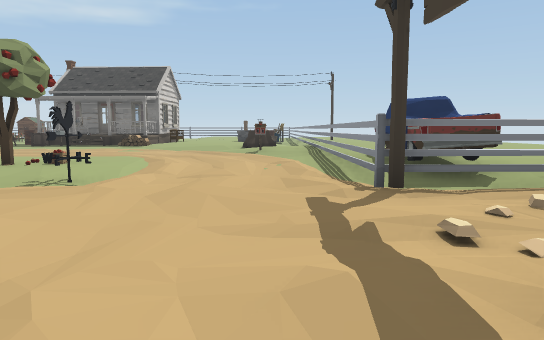
[1] (above)

24 first-person views from a walk through a scene from a Unity 3-D project. The camera is 1.3 m above the floor, tilts 6° down and sees 70° across. The floor is counted in squares, 2 m on a side. Each view is taken from the middle of a square. On the plan, view 1 faces up. The plan holds only what a view shows up to about 11 squares ahead; the rest is blank. The place goes on beyond the plan. Door leaves are left out, so doorways stand open.

[2]
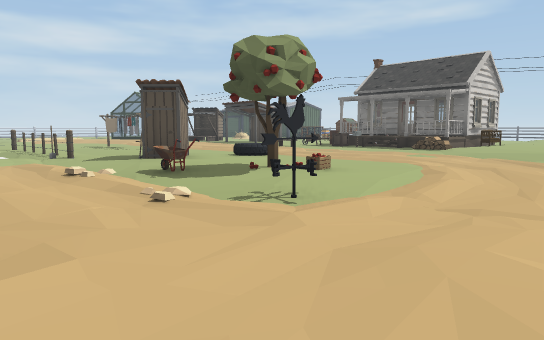

[3]
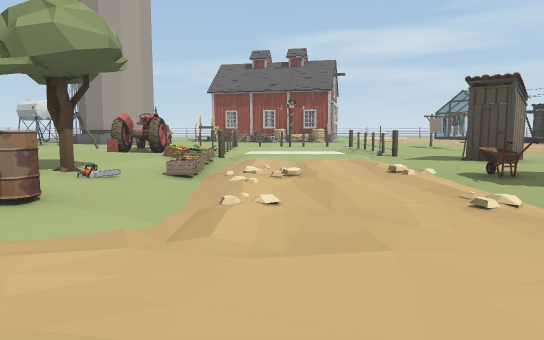

[4]
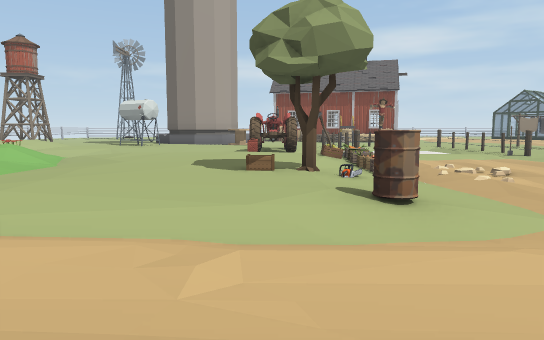

[5]
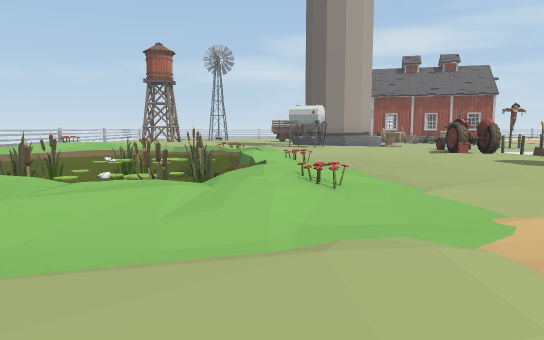

[6]
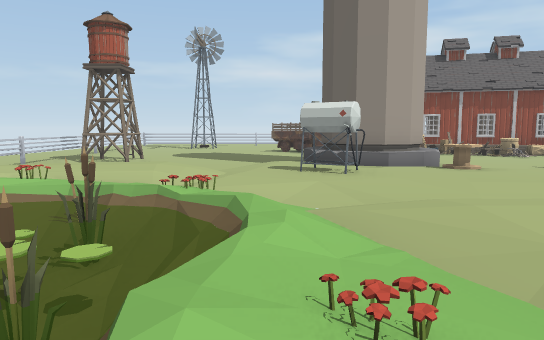

[7]
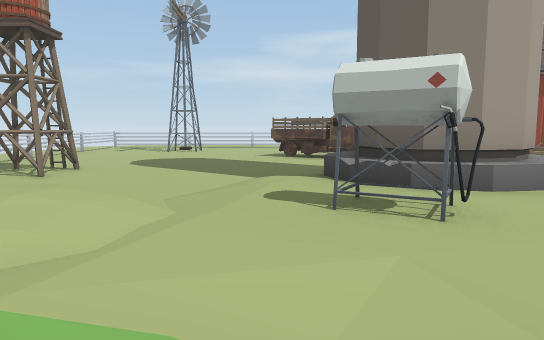

[8]
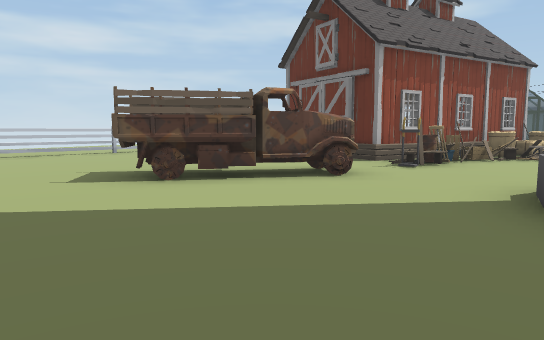

[9]
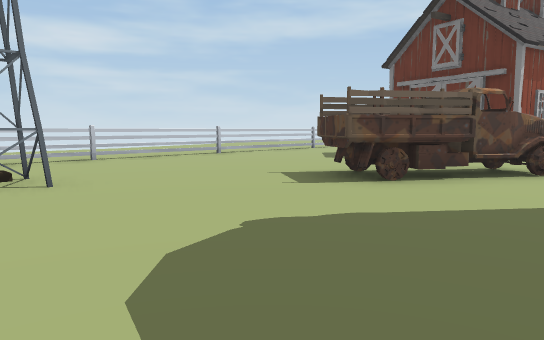

[10]
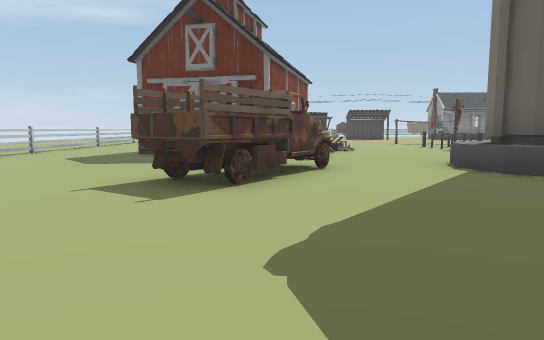

[11]
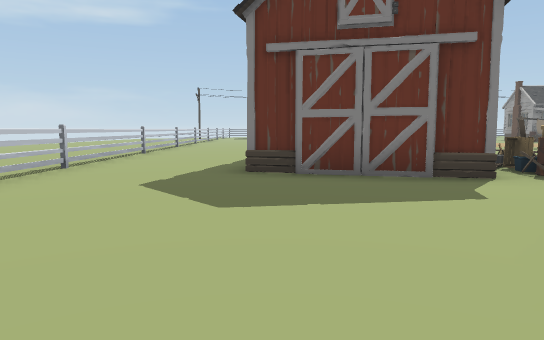

[12]
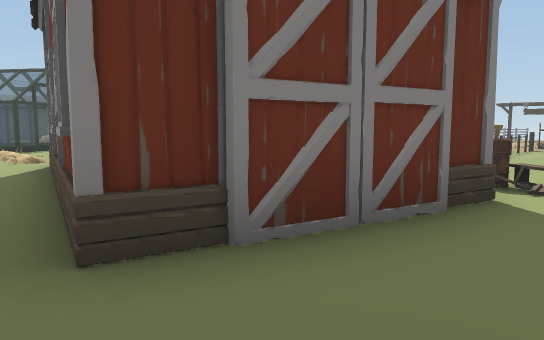

[13]
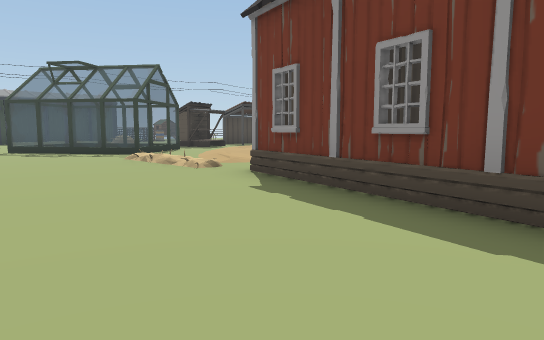

[14]
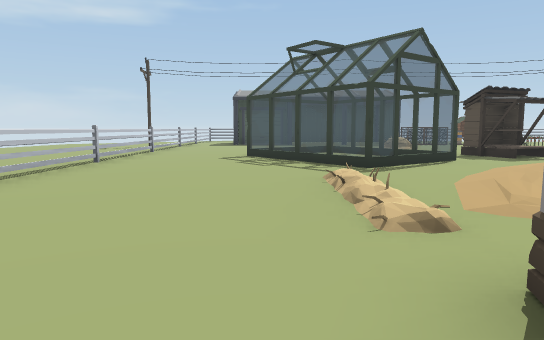

[15]
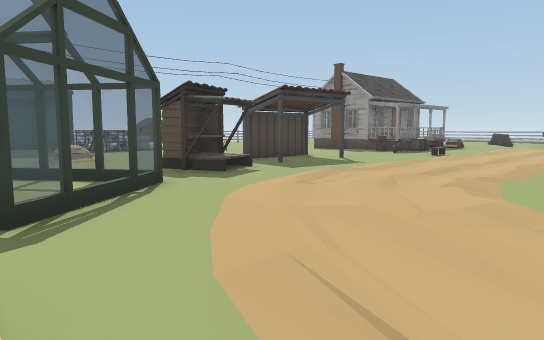

[16]
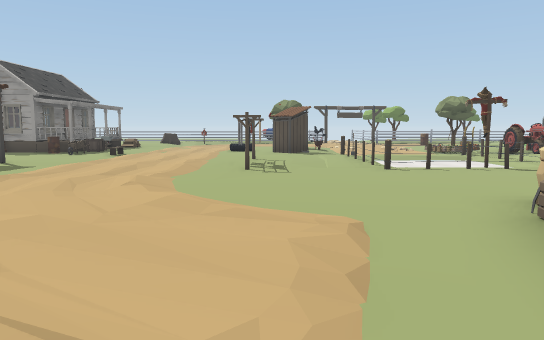

[17]
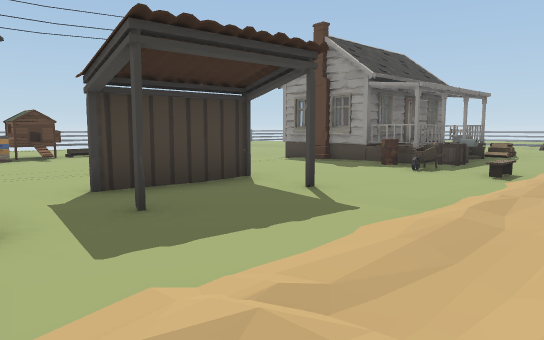

[18]
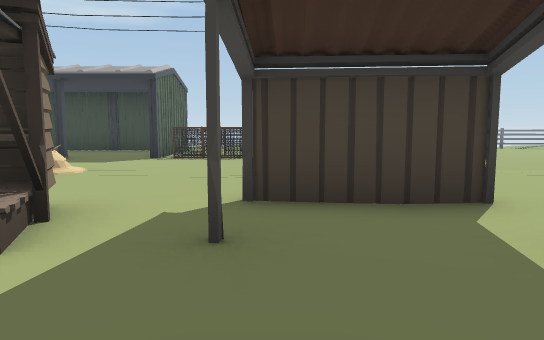

[19]
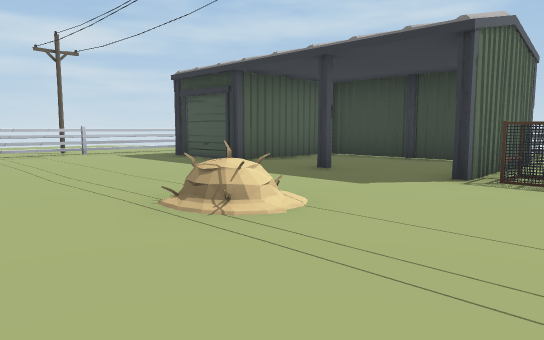

[20]
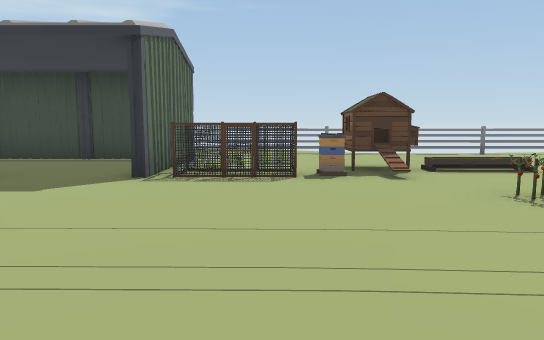

[21]
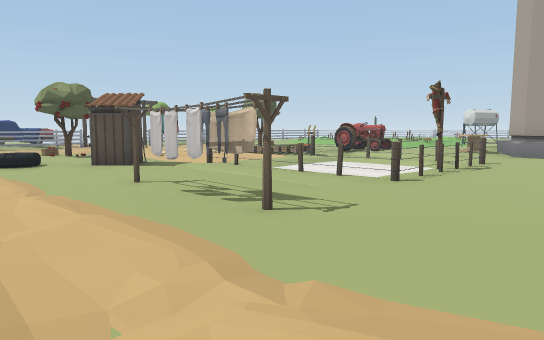

[22]
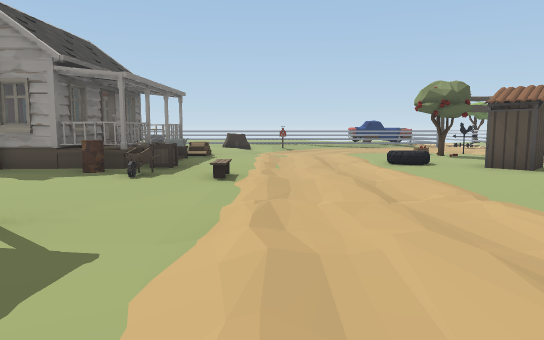

[23]
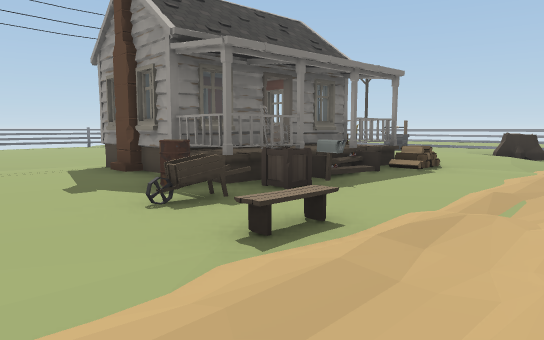

[24]
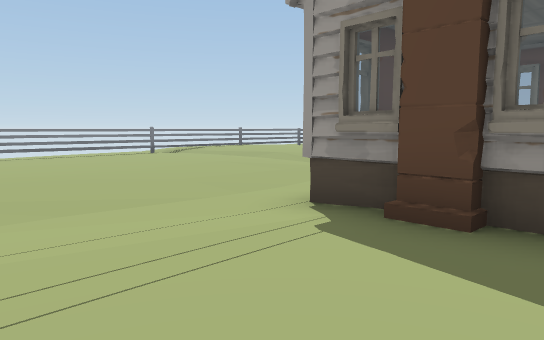

### Floor plan
Key: @ floor where view 1 was taken; # wall or solid block; . main floor; : floor 0.25 m higher than the main floor; - floor 0.25 m lower than the main floor; + floor 0.5 m higher than the main floor; * floor 0.75 m higher than the main floor; / step, stairs or slope; D open door; = window, fence, low wall or low ledge; ~ liquid the walk can cross; ≈ liquid the walk keeps out of; R drum; W wheel; T tower; B barn; U truck; H hay bale; I windmill; S scarecrow; G garage; C cage; P pole; E well; M stump; O other object.
Columns run from 27 left of view 1 to 3 right of it. Each row starts with its distance up from view 1.
 26           ###OO ##O=##
 25            ...--------
 24       ..........  ....-/
 23       GGGGG..... .....-/.
 22       ....G...O. .....-/.
 21       ....GCCOO≈-------/
 20  #......G.G..O..-------
 19 .#O...........OO------
 18 P#............O -----
 17 .#.......O..... ...#####
 16  #  ..........  ...## ##
 15 .#....==.....OOO...##D#   E
 14 .#...= =..OO......R#O*=/...
 13 .#...= .=.//......OOO/O/../
 12 .#O...=.D=......../....../MM/
 11 .#....=DD.///....//---.--//O.
 10  #......././/.......-...--//.:
  9  #....:./..//....../..../--///
  8   ....//../....O....+----/--/O
  7    ...//......O....O...O//-//O
  6    ...........-----OO--O-/--/OO
  5 .#....BBB.....O...O--/OOO//-#OO
  4 .#O...B  BH...=--/O//////---O##
  3 .#....B  HH...S  -.-----------
  2 .#....  BHH...#  -.///////--
  1 .#...B  BOO...O=/=OOO/---/--
  0  #O..BB BO....-/// /O/O/R/-@
 -1  #......BO....-..OO...O..///
 -2  #.......... #/W::.:::::.--
 -3  #......UU..###.:......:.-
 -4 .#O.....U...###:.././/../--
 -5 .#.....UU... #/OO///////////
 -6 .#.....U.....//../////O/O//:.
 -7 .#O...........////O≈≈O≈OO///
 -8 .#.............////OO≈OO≈/.
 -9   ...I........ /+/O≈OO≈OO
-10        ....TT.  +/ ≈≈OOO
-11         ...TT     O+≈~
-12         .....O    /=
-13         O#  #.#

Positions as (right, up) in squares from view 1, and headings:
1: (0, 0), facing up
2: (0, 2), facing up-left
3: (0, 2), facing left
4: (0, -1), facing left
5: (1, -6), facing left
6: (-4, -6), facing left
7: (-8, -6), facing left
8: (-15, -8), facing up-left
9: (-17, -10), facing up-left
10: (-19, -10), facing up
11: (-22, -6), facing up
12: (-23, -2), facing up-right
13: (-25, 1), facing up-right
14: (-22, 4), facing up
15: (-21, 7), facing up-right
16: (-21, 7), facing right
17: (-16, 10), facing up-right
18: (-14, 11), facing up
19: (-15, 15), facing up-left
20: (-15, 15), facing up
21: (-16, 10), facing down-right
22: (-15, 11), facing right
23: (-11, 10), facing up-right
24: (-11, 15), facing up-right
